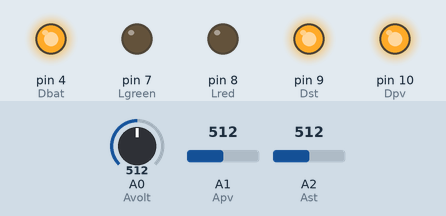
The sketch below on a simulated Arduino Uno, built with avr-gcc and run on an emulated ATmega328P. Shown: output pins drawn as LEDs (lit = HIGH). Inputs (shaded band) come from the test bench; at power-on: A0 (Avolt) = 512, A1 (Apv) = 512, A2 (Ast) = 512.

Above: at 1.2 s.
1.3 s: A0 (Avolt) set to 277
2.8 s: A0 (Avolt) set to 248
At 3.5 s:
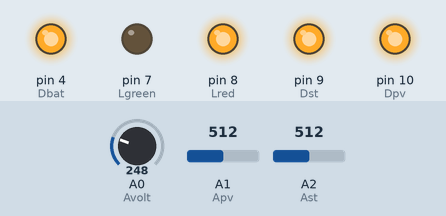
5.8 s: A1 (Apv) set to 980
7.3 s: A1 (Apv) set to 1003
At 8.3 s:
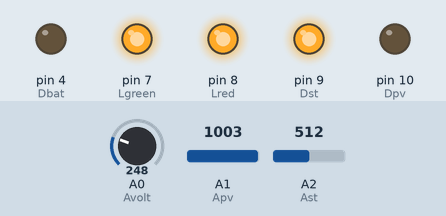
8.8 s: A0 (Avolt) set to 306
At 10.2 s:
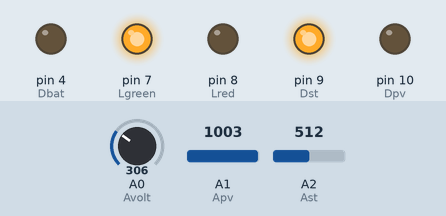
10.8 s: A0 (Avolt) set to 122
At 11.8 s:
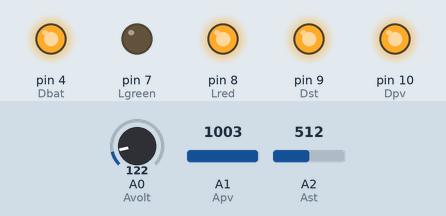
Timing chart, 0 to 13.8 s (numbered marks = the images above; inputs shaded):
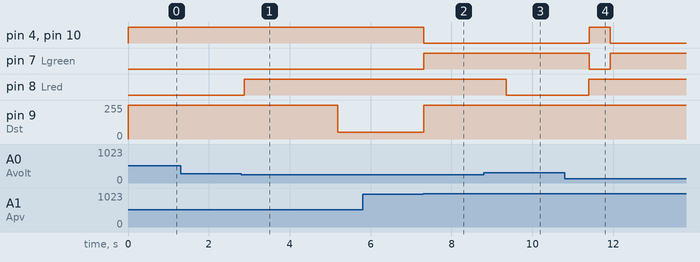

The sketch:

led_driver.ino
```cpp
// --- Pin Definitions for ATmega8A ---
const int Dpv = 10;   // PB2: Digital pin to activate connection of PV
const int Apv = A1;   // PC1: Analog pin to sense voltage of PV
const int Dst = 9;    // PB1 (OC1A): Digital pin to activate connection of DC Street light
const int Ast = A2;   // PC2: Analog pin to sense current of DC Street light
const int Dbat = 4;   // PD4: Digital pin to activate connection of battery for charging
const int Avolt = A0; // PC0: Analog pin to measure voltage of battery
const int Lgreen = 7; // PD7: LED to indicate battery charging state
const int Lred = 8;   // PB0: LED to indicate low battery

// --- Constants ---
const float BATTERY_CUTOFF_VOLTAGE = 14.4; // Stop charging at this voltage
const float BATTERY_RESUME_VOLTAGE = 13.5; // Resume charging if voltage drops below this

// --- State Variables ---
bool is_charging = false;
float last_voltage = 0.0;
bool street_light_on = false;
bool battery_full = false;

// --- Timers for Twilight (Mid-State) Debounce ---
unsigned long dark_start_time = 0;
unsigned long light_start_time = 0;
bool timing_dark = false;
bool timing_light = false;

// ==========================================
// PWM HELPER FUNCTIONS
// ==========================================
void startStreetLightPWM() {
  // Configure Timer1 for Fast PWM, Mode 14 (TOP = ICR1)
  // Frequency = F_CPU / (Prescaler * (1 + TOP))
  // We use Prescaler 64. F_CPU automatically adapts to 8MHz or 16MHz.
  unsigned int topValue = (F_CPU / (64UL * 600)) - 1;
  ICR1 = topValue;

  // Active-LOW relay: 80% ON means 80% LOW and 20% HIGH.
  // Inverted PWM (COM1A1=1, COM1A0=1) sets pin LOW from 0 to OCR1A.
  OCR1A = (unsigned int)(topValue * 0.80); // CHANGED TO 80% Duty Cycle

  // Apply Timer1 Settings
  TCCR1A = (1 << COM1A1) | (1 << COM1A0) | (1 << WGM11);
  TCCR1B = (1 << WGM13) | (1 << WGM12) | (1 << CS11) | (1 << CS10);
}

void stopStreetLight() {
  // Disconnect Timer1 from pin PB1 (Dst) to stop PWM
  TCCR1A &= ~((1 << COM1A1) | (1 << COM1A0));
  // Force pin HIGH (Constant OFF)
  digitalWrite(Dst, HIGH);
}

void setup() {
  pinMode(Dpv, OUTPUT);
  pinMode(Dst, OUTPUT);
  pinMode(Dbat, OUTPUT);
  pinMode(Lgreen, OUTPUT);
  pinMode(Lred, OUTPUT);

  // Initially set Dpv, Dbat, Dst pins to HIGH (OFF)
  digitalWrite(Dpv, HIGH);
  digitalWrite(Dbat, HIGH);
  stopStreetLight(); // Ensures PWM is off and pin is HIGH

  digitalWrite(Lgreen, LOW);
  digitalWrite(Lred, LOW);
}

void loop() {
  // ==========================================
  // 1. READ SUPPLY VOLTAGE (With Averaging)
  // ==========================================
  float VOLT = 0;
  for(int i = 0; i < 10; i++) {
    VOLT += analogRead(Avolt) * (5.0 / 1023.0);
    delay(2);
  }
  VOLT /= 10.0;
  float voltage = VOLT * (138.0 / 18.0);

  if (voltage < BATTERY_RESUME_VOLTAGE) {
    battery_full = false;
  }

  // ==========================================
  // 2. LOW BATTERY INDICATION
  // ==========================================
  if (voltage < 10.0) {
    digitalWrite(Lred, HIGH);
  } else {
    digitalWrite(Lred, LOW);
  }

  // ==========================================
  // 3. THE "DANGEROUS LOOP" (CHARGING STATE)
  // ==========================================
  if (is_charging) {
    if (voltage >= BATTERY_CUTOFF_VOLTAGE) {
      digitalWrite(Dpv, HIGH);
      digitalWrite(Dbat, HIGH);
      digitalWrite(Lgreen, LOW);
      is_charging = false;
      battery_full = true;
      delay(500);
    }
    else if (voltage >= last_voltage) {
      last_voltage = voltage;
      stopStreetLight(); // Ensure street light is OFF
      street_light_on = false;
      delay(1000);
      return;
    }
    else if (voltage < (last_voltage - 0.05)) {
      digitalWrite(Dpv, HIGH);
      digitalWrite(Dbat, HIGH);
      digitalWrite(Lgreen, LOW);
      is_charging = false;
      delay(500);
    }
    else {
      stopStreetLight();
      delay(1000);
      return;
    }
  }

  // ==========================================
  // 4. READ PV VOLTAGE (With Averaging)
  // ==========================================
  float PV_V = 0;
  for(int i = 0; i < 10; i++) {
    PV_V += analogRead(Apv) * (5.0 / 1023.0);
    delay(2);
  }
  PV_V /= 10.0;

  // ==========================================
  // 5. BATTERY CHARGING CONTROL
  // ==========================================
  if (PV_V > 4.86 && !battery_full) {
    digitalWrite(Dpv, LOW);
    digitalWrite(Dbat, LOW);
    stopStreetLight(); // Constant high (OFF)
    digitalWrite(Lgreen, HIGH);

    street_light_on = false;
    timing_dark = false;
    timing_light = false;

    is_charging = true;
    last_voltage = voltage;

    delay(1000);
    return;
  } else if (!is_charging) {
    digitalWrite(Dpv, HIGH);
    digitalWrite(Dbat, HIGH);
    digitalWrite(Lgreen, LOW);
  }

  // ==========================================
  // 6. STREET LIGHT CONTROL (Twilight Timer)
  // ==========================================
  if (PV_V < 4.15) {
    if (!timing_dark) {
      dark_start_time = millis();
      timing_dark = true;
    }
    timing_light = false;

    if (millis() - dark_start_time > 5000) {
      street_light_on = true;
    }
  }
  else if (PV_V > 4.30) {
    if (!timing_light) {
      light_start_time = millis();
      timing_light = true;
    }
    timing_dark = false;

    if (millis() - light_start_time > 5000) {
      street_light_on = false;
    }
  }
  else {
    timing_dark = false;
    timing_light = false;
  }

  // ==========================================
  // 7. APPLY STREET LIGHT STATE & CHECK CURRENT
  // ==========================================
  if (street_light_on) {
    startStreetLightPWM(); // Send 600Hz 80% Duty Cycle PWM

    // Read current
    float ST_V = 0;
    for(int i = 0; i < 10; i++) {
      ST_V += analogRead(Ast) * (5.0 / 1023.0);
      delay(2);
    }
    ST_V /= 10.0;
    float current = ST_V / 5.5; // in Ampere (Rshunt=0.5 ohm, gain=11)

    // Overcurrent Protection
    if (current > 5.0) {
      stopStreetLight(); // Constant High (Force OFF)
      street_light_on = false;
      timing_dark = false;

      // Blink the Lred pin for 5 seconds
      for (int i = 0; i < 5; i++) {
        digitalWrite(Lred, HIGH);
        delay(500);
        digitalWrite(Lred, LOW);
        delay(500);
      }
    }
  } else {
    stopStreetLight(); // Turn OFF street light
  }

  delay(100); // Small loop delay for microcontroller stability
}
```

Measured:
- the behaviour switches between 267 and 266 on A0 (Avolt) (found by bisection; images 0 and 1)
- the behaviour switches between 994 and 995 on A1 (Apv) (found by bisection; images 1 and 2)
- after the input at 1.3 s, every drawn part: stays the same
- after the input at 2.8 s, pin 8 (Lred): LOW → HIGH after 0.08 s; pin 9 (Dst): 255/255 → 51/255 after 2.4 s
- after the input at 5.8 s, every drawn part: stays the same
- after the input at 7.3 s, pin 4 (Dbat), pin 10 (Dpv): HIGH → LOW at once; pin 7 (Lgreen): LOW → HIGH at once; pin 9 (Dst): 51/255 → 255/255 at once
- after the input at 8.8 s, pin 8 (Lred): HIGH → LOW after 0.56 s
- after the input at 10.8 s, pin 4 (Dbat), pin 10 (Dpv): LOW → HIGH after 0.60 s, → LOW 0.52 s later; pin 7 (Lgreen): HIGH → LOW after 0.60 s, → HIGH 0.52 s later; pin 8 (Lred): LOW → HIGH after 0.60 s
